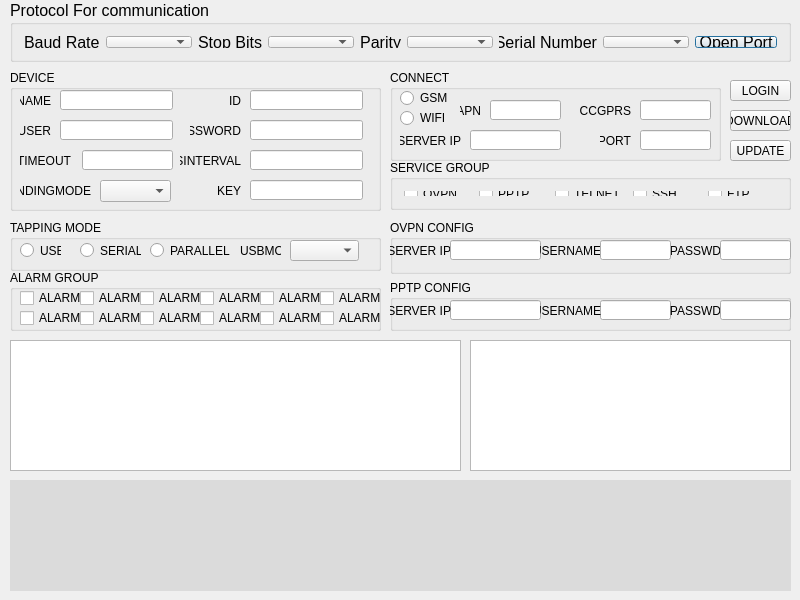
<?xml version="1.0" encoding="UTF-8"?>
<ui version="4.0">
 <class>Dialog</class>
 <widget class="QDialog" name="Dialog">
  <property name="geometry">
   <rect>
    <x>0</x>
    <y>0</y>
    <width>800</width>
    <height>600</height>
   </rect>
  </property>
  <property name="windowTitle">
   <string>Dialog</string>
  </property>
  <property name="styleSheet">
   <string notr="true"/>
  </property>
  <widget class="QGroupBox" name="groupBox">
   <property name="geometry">
    <rect>
     <x>10</x>
     <y>0</y>
     <width>781</width>
     <height>62</height>
    </rect>
   </property>
   <property name="font">
    <font>
     <pointsize>12</pointsize>
     <weight>50</weight>
     <bold>false</bold>
    </font>
   </property>
   <property name="title">
    <string>Protocol For communication</string>
   </property>
   <layout class="QGridLayout" name="gridLayout">
    <item row="0" column="0">
     <layout class="QHBoxLayout" name="horizontalLayout">
      <item>
       <widget class="QLabel" name="label">
        <property name="text">
         <string>Baud Rate</string>
        </property>
       </widget>
      </item>
      <item>
       <widget class="QComboBox" name="comboBox_baudrate"/>
      </item>
      <item>
       <widget class="QLabel" name="label_2">
        <property name="text">
         <string>Stop Bits</string>
        </property>
        <property name="alignment">
         <set>Qt::AlignRight|Qt::AlignTrailing|Qt::AlignVCenter</set>
        </property>
       </widget>
      </item>
      <item>
       <widget class="QComboBox" name="comboBox_stopbits"/>
      </item>
      <item>
       <widget class="QLabel" name="label_3">
        <property name="text">
         <string>Parity</string>
        </property>
        <property name="alignment">
         <set>Qt::AlignRight|Qt::AlignTrailing|Qt::AlignVCenter</set>
        </property>
       </widget>
      </item>
      <item>
       <widget class="QComboBox" name="comboBox_parity"/>
      </item>
      <item>
       <widget class="QLabel" name="label_19">
        <property name="text">
         <string>Serial Number</string>
        </property>
        <property name="alignment">
         <set>Qt::AlignRight|Qt::AlignTrailing|Qt::AlignVCenter</set>
        </property>
       </widget>
      </item>
      <item>
       <widget class="QComboBox" name="comboBox_serial"/>
      </item>
      <item>
       <widget class="QPushButton" name="pushButton_port">
        <property name="text">
         <string>Open Port</string>
        </property>
       </widget>
      </item>
     </layout>
    </item>
   </layout>
  </widget>
  <widget class="QTextEdit" name="textEdit">
   <property name="geometry">
    <rect>
     <x>470</x>
     <y>340</y>
     <width>321</width>
     <height>131</height>
    </rect>
   </property>
  </widget>
  <widget class="QGroupBox" name="ALARMGROUP">
   <property name="geometry">
    <rect>
     <x>10</x>
     <y>270</y>
     <width>371</width>
     <height>61</height>
    </rect>
   </property>
   <property name="title">
    <string>ALARM GROUP</string>
   </property>
   <widget class="QCheckBox" name="checkBox_ALARM_1">
    <property name="geometry">
     <rect>
      <x>10</x>
      <y>20</y>
      <width>61</width>
      <height>16</height>
     </rect>
    </property>
    <property name="text">
     <string>ALARM1</string>
    </property>
   </widget>
   <widget class="QCheckBox" name="checkBox_ALARM_2">
    <property name="geometry">
     <rect>
      <x>70</x>
      <y>20</y>
      <width>61</width>
      <height>16</height>
     </rect>
    </property>
    <property name="text">
     <string>ALARM2</string>
    </property>
   </widget>
   <widget class="QCheckBox" name="checkBox_ALARM_3">
    <property name="geometry">
     <rect>
      <x>130</x>
      <y>20</y>
      <width>61</width>
      <height>16</height>
     </rect>
    </property>
    <property name="text">
     <string>ALARM3</string>
    </property>
   </widget>
   <widget class="QCheckBox" name="checkBox_ALARM_4">
    <property name="geometry">
     <rect>
      <x>190</x>
      <y>20</y>
      <width>61</width>
      <height>16</height>
     </rect>
    </property>
    <property name="text">
     <string>ALARM4</string>
    </property>
   </widget>
   <widget class="QCheckBox" name="checkBox_ALARM_5">
    <property name="geometry">
     <rect>
      <x>250</x>
      <y>20</y>
      <width>61</width>
      <height>16</height>
     </rect>
    </property>
    <property name="text">
     <string>ALARM5</string>
    </property>
   </widget>
   <widget class="QCheckBox" name="checkBox_ALARM_6">
    <property name="geometry">
     <rect>
      <x>310</x>
      <y>20</y>
      <width>61</width>
      <height>16</height>
     </rect>
    </property>
    <property name="text">
     <string>ALARM6</string>
    </property>
   </widget>
   <widget class="QCheckBox" name="checkBox_ALARM_7">
    <property name="geometry">
     <rect>
      <x>10</x>
      <y>40</y>
      <width>61</width>
      <height>16</height>
     </rect>
    </property>
    <property name="text">
     <string>ALARM7</string>
    </property>
   </widget>
   <widget class="QCheckBox" name="checkBox_ALARM_8">
    <property name="geometry">
     <rect>
      <x>70</x>
      <y>40</y>
      <width>61</width>
      <height>16</height>
     </rect>
    </property>
    <property name="text">
     <string>ALARM8</string>
    </property>
   </widget>
   <widget class="QCheckBox" name="checkBox_ALARM_9">
    <property name="geometry">
     <rect>
      <x>130</x>
      <y>40</y>
      <width>61</width>
      <height>16</height>
     </rect>
    </property>
    <property name="text">
     <string>ALARM9</string>
    </property>
   </widget>
   <widget class="QCheckBox" name="checkBox_ALARM_10">
    <property name="geometry">
     <rect>
      <x>190</x>
      <y>40</y>
      <width>61</width>
      <height>16</height>
     </rect>
    </property>
    <property name="text">
     <string>ALARM10</string>
    </property>
   </widget>
   <widget class="QCheckBox" name="checkBox_ALARM_11">
    <property name="geometry">
     <rect>
      <x>250</x>
      <y>40</y>
      <width>61</width>
      <height>16</height>
     </rect>
    </property>
    <property name="text">
     <string>ALARM11</string>
    </property>
   </widget>
   <widget class="QCheckBox" name="checkBox_ALARM_12">
    <property name="geometry">
     <rect>
      <x>310</x>
      <y>40</y>
      <width>61</width>
      <height>16</height>
     </rect>
    </property>
    <property name="text">
     <string>ALARM12</string>
    </property>
   </widget>
  </widget>
  <widget class="QGroupBox" name="OVPNCONFIG">
   <property name="geometry">
    <rect>
     <x>390</x>
     <y>220</y>
     <width>401</width>
     <height>54</height>
    </rect>
   </property>
   <property name="title">
    <string>OVPN CONFIG</string>
   </property>
   <widget class="QLabel" name="label_11">
    <property name="geometry">
     <rect>
      <x>0</x>
      <y>20</y>
      <width>61</width>
      <height>21</height>
     </rect>
    </property>
    <property name="text">
     <string>SERVER IP</string>
    </property>
    <property name="alignment">
     <set>Qt::AlignRight|Qt::AlignTrailing|Qt::AlignVCenter</set>
    </property>
   </widget>
   <widget class="QLineEdit" name="lineEdit_ovpnipserver">
    <property name="geometry">
     <rect>
      <x>60</x>
      <y>20</y>
      <width>91</width>
      <height>20</height>
     </rect>
    </property>
   </widget>
   <widget class="QLabel" name="label_12">
    <property name="geometry">
     <rect>
      <x>150</x>
      <y>20</y>
      <width>61</width>
      <height>21</height>
     </rect>
    </property>
    <property name="text">
     <string>USERNAME</string>
    </property>
    <property name="alignment">
     <set>Qt::AlignRight|Qt::AlignTrailing|Qt::AlignVCenter</set>
    </property>
   </widget>
   <widget class="QLabel" name="label_13">
    <property name="geometry">
     <rect>
      <x>280</x>
      <y>20</y>
      <width>51</width>
      <height>21</height>
     </rect>
    </property>
    <property name="text">
     <string>PASSWD</string>
    </property>
    <property name="alignment">
     <set>Qt::AlignRight|Qt::AlignTrailing|Qt::AlignVCenter</set>
    </property>
   </widget>
   <widget class="QLineEdit" name="lineEdit_ovpnuser">
    <property name="geometry">
     <rect>
      <x>210</x>
      <y>20</y>
      <width>71</width>
      <height>20</height>
     </rect>
    </property>
   </widget>
   <widget class="QLineEdit" name="lineEdit_ovpnpasswd">
    <property name="geometry">
     <rect>
      <x>330</x>
      <y>20</y>
      <width>71</width>
      <height>20</height>
     </rect>
    </property>
   </widget>
  </widget>
  <widget class="QGroupBox" name="PPTPCONFIG">
   <property name="geometry">
    <rect>
     <x>390</x>
     <y>280</y>
     <width>401</width>
     <height>51</height>
    </rect>
   </property>
   <property name="title">
    <string>PPTP CONFIG</string>
   </property>
   <widget class="QLineEdit" name="lineEdit_pptpipserver">
    <property name="geometry">
     <rect>
      <x>60</x>
      <y>20</y>
      <width>91</width>
      <height>20</height>
     </rect>
    </property>
   </widget>
   <widget class="QLabel" name="label_14">
    <property name="geometry">
     <rect>
      <x>0</x>
      <y>20</y>
      <width>61</width>
      <height>21</height>
     </rect>
    </property>
    <property name="text">
     <string>SERVER IP</string>
    </property>
    <property name="alignment">
     <set>Qt::AlignRight|Qt::AlignTrailing|Qt::AlignVCenter</set>
    </property>
   </widget>
   <widget class="QLineEdit" name="lineEdit_pptpuser">
    <property name="geometry">
     <rect>
      <x>210</x>
      <y>20</y>
      <width>71</width>
      <height>20</height>
     </rect>
    </property>
   </widget>
   <widget class="QLabel" name="label_15">
    <property name="geometry">
     <rect>
      <x>150</x>
      <y>20</y>
      <width>61</width>
      <height>21</height>
     </rect>
    </property>
    <property name="text">
     <string>USERNAME</string>
    </property>
    <property name="alignment">
     <set>Qt::AlignRight|Qt::AlignTrailing|Qt::AlignVCenter</set>
    </property>
   </widget>
   <widget class="QLabel" name="label_16">
    <property name="geometry">
     <rect>
      <x>280</x>
      <y>20</y>
      <width>51</width>
      <height>21</height>
     </rect>
    </property>
    <property name="text">
     <string>PASSWD</string>
    </property>
    <property name="alignment">
     <set>Qt::AlignRight|Qt::AlignTrailing|Qt::AlignVCenter</set>
    </property>
   </widget>
   <widget class="QLineEdit" name="lineEdit_pptppasswd">
    <property name="geometry">
     <rect>
      <x>330</x>
      <y>20</y>
      <width>71</width>
      <height>20</height>
     </rect>
    </property>
   </widget>
  </widget>
  <widget class="QGroupBox" name="SERVICEGROUP">
   <property name="geometry">
    <rect>
     <x>390</x>
     <y>160</y>
     <width>401</width>
     <height>50</height>
    </rect>
   </property>
   <property name="title">
    <string>SERVICE GROUP</string>
   </property>
   <layout class="QGridLayout" name="gridLayout_2">
    <item row="0" column="0">
     <layout class="QHBoxLayout" name="horizontalLayout_2">
      <item>
       <widget class="QCheckBox" name="checkBox_ovpn">
        <property name="text">
         <string>OVPN</string>
        </property>
       </widget>
      </item>
      <item>
       <widget class="QCheckBox" name="checkBox_pptp">
        <property name="text">
         <string>PPTP</string>
        </property>
       </widget>
      </item>
      <item>
       <widget class="QCheckBox" name="checkBox_telnet">
        <property name="text">
         <string>TELNET</string>
        </property>
       </widget>
      </item>
      <item>
       <widget class="QCheckBox" name="checkBox_ssh">
        <property name="text">
         <string>SSH</string>
        </property>
       </widget>
      </item>
      <item>
       <widget class="QCheckBox" name="checkBox_ftp">
        <property name="text">
         <string>FTP</string>
        </property>
       </widget>
      </item>
     </layout>
    </item>
   </layout>
  </widget>
  <widget class="QGroupBox" name="CONNECT">
   <property name="geometry">
    <rect>
     <x>390</x>
     <y>70</y>
     <width>331</width>
     <height>91</height>
    </rect>
   </property>
   <property name="title">
    <string>CONNECT</string>
   </property>
   <widget class="QRadioButton" name="radioButton_gsm">
    <property name="geometry">
     <rect>
      <x>10</x>
      <y>20</y>
      <width>51</width>
      <height>16</height>
     </rect>
    </property>
    <property name="text">
     <string>GSM</string>
    </property>
   </widget>
   <widget class="QRadioButton" name="radioButton_wifi">
    <property name="geometry">
     <rect>
      <x>10</x>
      <y>40</y>
      <width>51</width>
      <height>16</height>
     </rect>
    </property>
    <property name="text">
     <string>WIFI</string>
    </property>
   </widget>
   <widget class="QStackedWidget" name="stackedWidget_connect">
    <property name="geometry">
     <rect>
      <x>60</x>
      <y>20</y>
      <width>271</width>
      <height>31</height>
     </rect>
    </property>
    <widget class="QWidget" name="page">
     <widget class="QLineEdit" name="lineEdit_apn">
      <property name="geometry">
       <rect>
        <x>40</x>
        <y>10</y>
        <width>71</width>
        <height>20</height>
       </rect>
      </property>
     </widget>
     <widget class="QLabel" name="label_6">
      <property name="geometry">
       <rect>
        <x>10</x>
        <y>10</y>
        <width>21</width>
        <height>21</height>
       </rect>
      </property>
      <property name="text">
       <string>APN</string>
      </property>
      <property name="alignment">
       <set>Qt::AlignRight|Qt::AlignTrailing|Qt::AlignVCenter</set>
      </property>
     </widget>
     <widget class="QLabel" name="label_8">
      <property name="geometry">
       <rect>
        <x>130</x>
        <y>10</y>
        <width>51</width>
        <height>21</height>
       </rect>
      </property>
      <property name="text">
       <string>ACCGPRS</string>
      </property>
      <property name="alignment">
       <set>Qt::AlignRight|Qt::AlignTrailing|Qt::AlignVCenter</set>
      </property>
     </widget>
     <widget class="QLineEdit" name="lineEdit_accgprs">
      <property name="geometry">
       <rect>
        <x>190</x>
        <y>10</y>
        <width>71</width>
        <height>20</height>
       </rect>
      </property>
     </widget>
    </widget>
    <widget class="QWidget" name="page_2">
     <widget class="QLabel" name="label_9">
      <property name="geometry">
       <rect>
        <x>130</x>
        <y>10</y>
        <width>51</width>
        <height>21</height>
       </rect>
      </property>
      <property name="text">
       <string>PASSWORD</string>
      </property>
      <property name="alignment">
       <set>Qt::AlignRight|Qt::AlignTrailing|Qt::AlignVCenter</set>
      </property>
     </widget>
     <widget class="QLabel" name="label_10">
      <property name="geometry">
       <rect>
        <x>0</x>
        <y>10</y>
        <width>31</width>
        <height>21</height>
       </rect>
      </property>
      <property name="text">
       <string>SSID</string>
      </property>
      <property name="alignment">
       <set>Qt::AlignRight|Qt::AlignTrailing|Qt::AlignVCenter</set>
      </property>
     </widget>
     <widget class="QLineEdit" name="lineEdit_wifissid">
      <property name="geometry">
       <rect>
        <x>40</x>
        <y>10</y>
        <width>71</width>
        <height>20</height>
       </rect>
      </property>
     </widget>
     <widget class="QLineEdit" name="lineEdit_wifipassword">
      <property name="geometry">
       <rect>
        <x>190</x>
        <y>10</y>
        <width>71</width>
        <height>20</height>
       </rect>
      </property>
     </widget>
    </widget>
   </widget>
   <widget class="QLabel" name="label_17">
    <property name="geometry">
     <rect>
      <x>10</x>
      <y>60</y>
      <width>61</width>
      <height>21</height>
     </rect>
    </property>
    <property name="text">
     <string>SERVER IP</string>
    </property>
    <property name="alignment">
     <set>Qt::AlignRight|Qt::AlignTrailing|Qt::AlignVCenter</set>
    </property>
   </widget>
   <widget class="QLineEdit" name="lineEdit_ipserver">
    <property name="geometry">
     <rect>
      <x>80</x>
      <y>60</y>
      <width>91</width>
      <height>20</height>
     </rect>
    </property>
   </widget>
   <widget class="QLineEdit" name="lineEdit_portserver">
    <property name="geometry">
     <rect>
      <x>250</x>
      <y>60</y>
      <width>71</width>
      <height>20</height>
     </rect>
    </property>
    <property name="text">
     <string/>
    </property>
   </widget>
   <widget class="QLabel" name="label_18">
    <property name="geometry">
     <rect>
      <x>210</x>
      <y>60</y>
      <width>31</width>
      <height>21</height>
     </rect>
    </property>
    <property name="text">
     <string>PPORT</string>
    </property>
    <property name="alignment">
     <set>Qt::AlignRight|Qt::AlignTrailing|Qt::AlignVCenter</set>
    </property>
   </widget>
  </widget>
  <widget class="QGroupBox" name="TAPPINGMODE">
   <property name="geometry">
    <rect>
     <x>10</x>
     <y>220</y>
     <width>371</width>
     <height>51</height>
    </rect>
   </property>
   <property name="title">
    <string>TAPPING MODE</string>
   </property>
   <widget class="QRadioButton" name="radioButton_usb">
    <property name="geometry">
     <rect>
      <x>10</x>
      <y>20</y>
      <width>41</width>
      <height>21</height>
     </rect>
    </property>
    <property name="text">
     <string>USB</string>
    </property>
   </widget>
   <widget class="QRadioButton" name="radioButton_serial">
    <property name="geometry">
     <rect>
      <x>70</x>
      <y>20</y>
      <width>61</width>
      <height>21</height>
     </rect>
    </property>
    <property name="text">
     <string>SERIAL</string>
    </property>
   </widget>
   <widget class="QRadioButton" name="radioButton_parallel">
    <property name="geometry">
     <rect>
      <x>140</x>
      <y>20</y>
      <width>81</width>
      <height>21</height>
     </rect>
    </property>
    <property name="text">
     <string>PARALLEL</string>
    </property>
   </widget>
   <widget class="QStackedWidget" name="stackedWidget_tappingmode">
    <property name="geometry">
     <rect>
      <x>220</x>
      <y>10</y>
      <width>131</width>
      <height>31</height>
     </rect>
    </property>
    <widget class="QWidget" name="page_3">
     <widget class="QComboBox" name="comboBox_usbmode">
      <property name="geometry">
       <rect>
        <x>60</x>
        <y>10</y>
        <width>69</width>
        <height>21</height>
       </rect>
      </property>
     </widget>
     <widget class="QLabel" name="label_5">
      <property name="geometry">
       <rect>
        <x>10</x>
        <y>10</y>
        <width>41</width>
        <height>21</height>
       </rect>
      </property>
      <property name="text">
       <string>USBMODE</string>
      </property>
     </widget>
    </widget>
    <widget class="QWidget" name="page_4">
     <widget class="QLabel" name="label_4">
      <property name="geometry">
       <rect>
        <x>10</x>
        <y>10</y>
        <width>54</width>
        <height>21</height>
       </rect>
      </property>
      <property name="text">
       <string>BAUDRATE</string>
      </property>
     </widget>
     <widget class="QLineEdit" name="lineEdit_baudrate">
      <property name="geometry">
       <rect>
        <x>60</x>
        <y>10</y>
        <width>71</width>
        <height>20</height>
       </rect>
      </property>
     </widget>
    </widget>
   </widget>
  </widget>
  <widget class="QGroupBox" name="DEVICE">
   <property name="geometry">
    <rect>
     <x>10</x>
     <y>70</y>
     <width>371</width>
     <height>141</height>
    </rect>
   </property>
   <property name="styleSheet">
    <string notr="true"/>
   </property>
   <property name="title">
    <string>DEVICE</string>
   </property>
   <widget class="QLabel" name="label_20">
    <property name="geometry">
     <rect>
      <x>10</x>
      <y>20</y>
      <width>31</width>
      <height>21</height>
     </rect>
    </property>
    <property name="text">
     <string>NAME</string>
    </property>
    <property name="alignment">
     <set>Qt::AlignRight|Qt::AlignTrailing|Qt::AlignVCenter</set>
    </property>
   </widget>
   <widget class="QLineEdit" name="lineEdit_devicename">
    <property name="geometry">
     <rect>
      <x>50</x>
      <y>20</y>
      <width>113</width>
      <height>20</height>
     </rect>
    </property>
   </widget>
   <widget class="QLineEdit" name="lineEdit_deviceid">
    <property name="geometry">
     <rect>
      <x>240</x>
      <y>20</y>
      <width>113</width>
      <height>20</height>
     </rect>
    </property>
    <property name="text">
     <string/>
    </property>
   </widget>
   <widget class="QLabel" name="label_21">
    <property name="geometry">
     <rect>
      <x>200</x>
      <y>20</y>
      <width>31</width>
      <height>21</height>
     </rect>
    </property>
    <property name="text">
     <string>ID</string>
    </property>
    <property name="alignment">
     <set>Qt::AlignRight|Qt::AlignTrailing|Qt::AlignVCenter</set>
    </property>
   </widget>
   <widget class="QLineEdit" name="lineEdit_username">
    <property name="geometry">
     <rect>
      <x>50</x>
      <y>50</y>
      <width>113</width>
      <height>20</height>
     </rect>
    </property>
   </widget>
   <widget class="QLabel" name="label_22">
    <property name="geometry">
     <rect>
      <x>10</x>
      <y>50</y>
      <width>31</width>
      <height>21</height>
     </rect>
    </property>
    <property name="text">
     <string>USER</string>
    </property>
    <property name="alignment">
     <set>Qt::AlignRight|Qt::AlignTrailing|Qt::AlignVCenter</set>
    </property>
   </widget>
   <widget class="QLineEdit" name="lineEdit_password">
    <property name="geometry">
     <rect>
      <x>240</x>
      <y>50</y>
      <width>113</width>
      <height>20</height>
     </rect>
    </property>
   </widget>
   <widget class="QLabel" name="label_23">
    <property name="geometry">
     <rect>
      <x>180</x>
      <y>50</y>
      <width>51</width>
      <height>21</height>
     </rect>
    </property>
    <property name="text">
     <string>PASSWORD</string>
    </property>
    <property name="alignment">
     <set>Qt::AlignRight|Qt::AlignTrailing|Qt::AlignVCenter</set>
    </property>
   </widget>
   <widget class="QLineEdit" name="lineEdit_timeout">
    <property name="geometry">
     <rect>
      <x>72</x>
      <y>80</y>
      <width>91</width>
      <height>20</height>
     </rect>
    </property>
   </widget>
   <widget class="QLabel" name="label_24">
    <property name="geometry">
     <rect>
      <x>10</x>
      <y>80</y>
      <width>51</width>
      <height>21</height>
     </rect>
    </property>
    <property name="text">
     <string>TIMEOUT</string>
    </property>
    <property name="alignment">
     <set>Qt::AlignRight|Qt::AlignTrailing|Qt::AlignVCenter</set>
    </property>
   </widget>
   <widget class="QLineEdit" name="lineEdit_ssinterval">
    <property name="geometry">
     <rect>
      <x>240</x>
      <y>80</y>
      <width>113</width>
      <height>20</height>
     </rect>
    </property>
   </widget>
   <widget class="QLabel" name="label_25">
    <property name="geometry">
     <rect>
      <x>170</x>
      <y>80</y>
      <width>61</width>
      <height>21</height>
     </rect>
    </property>
    <property name="text">
     <string>SSINTERVAL</string>
    </property>
    <property name="alignment">
     <set>Qt::AlignRight|Qt::AlignTrailing|Qt::AlignVCenter</set>
    </property>
   </widget>
   <widget class="QLabel" name="label_26">
    <property name="geometry">
     <rect>
      <x>10</x>
      <y>110</y>
      <width>71</width>
      <height>21</height>
     </rect>
    </property>
    <property name="text">
     <string>SENDINGMODE</string>
    </property>
    <property name="alignment">
     <set>Qt::AlignRight|Qt::AlignTrailing|Qt::AlignVCenter</set>
    </property>
   </widget>
   <widget class="QComboBox" name="comboBox_sendingmode">
    <property name="geometry">
     <rect>
      <x>90</x>
      <y>110</y>
      <width>71</width>
      <height>22</height>
     </rect>
    </property>
   </widget>
   <widget class="QLineEdit" name="lineEdit_key">
    <property name="geometry">
     <rect>
      <x>240</x>
      <y>110</y>
      <width>113</width>
      <height>20</height>
     </rect>
    </property>
   </widget>
   <widget class="QLabel" name="label_27">
    <property name="geometry">
     <rect>
      <x>200</x>
      <y>110</y>
      <width>31</width>
      <height>21</height>
     </rect>
    </property>
    <property name="text">
     <string>KEY</string>
    </property>
    <property name="alignment">
     <set>Qt::AlignRight|Qt::AlignTrailing|Qt::AlignVCenter</set>
    </property>
   </widget>
  </widget>
  <widget class="QWidget" name="widget_alarm" native="true">
   <property name="geometry">
    <rect>
     <x>10</x>
     <y>480</y>
     <width>781</width>
     <height>111</height>
    </rect>
   </property>
   <property name="styleSheet">
    <string notr="true">background-color: rgb(219, 219, 219);</string>
   </property>
   <widget class="QLabel" name="label_power">
    <property name="geometry">
     <rect>
      <x>20</x>
      <y>50</y>
      <width>101</width>
      <height>20</height>
     </rect>
    </property>
    <property name="styleSheet">
     <string notr="true">color: rgb(0, 0, 255);</string>
    </property>
    <property name="text">
     <string/>
    </property>
    <property name="alignment">
     <set>Qt::AlignCenter</set>
    </property>
   </widget>
   <widget class="QLabel" name="label_serial">
    <property name="geometry">
     <rect>
      <x>150</x>
      <y>50</y>
      <width>101</width>
      <height>20</height>
     </rect>
    </property>
    <property name="styleSheet">
     <string notr="true">color: rgb(0, 0, 255);</string>
    </property>
    <property name="text">
     <string/>
    </property>
    <property name="alignment">
     <set>Qt::AlignCenter</set>
    </property>
   </widget>
   <widget class="QLabel" name="label_parallel">
    <property name="geometry">
     <rect>
      <x>280</x>
      <y>50</y>
      <width>101</width>
      <height>20</height>
     </rect>
    </property>
    <property name="styleSheet">
     <string notr="true">color: rgb(0, 0, 255);</string>
    </property>
    <property name="text">
     <string/>
    </property>
    <property name="alignment">
     <set>Qt::AlignCenter</set>
    </property>
   </widget>
   <widget class="QLabel" name="label_usb">
    <property name="geometry">
     <rect>
      <x>410</x>
      <y>50</y>
      <width>101</width>
      <height>20</height>
     </rect>
    </property>
    <property name="styleSheet">
     <string notr="true">color: rgb(0, 0, 255);</string>
    </property>
    <property name="text">
     <string/>
    </property>
    <property name="alignment">
     <set>Qt::AlignCenter</set>
    </property>
   </widget>
   <widget class="QLabel" name="label_battery">
    <property name="geometry">
     <rect>
      <x>540</x>
      <y>50</y>
      <width>101</width>
      <height>20</height>
     </rect>
    </property>
    <property name="styleSheet">
     <string notr="true">color: rgb(0, 0, 255);</string>
    </property>
    <property name="text">
     <string/>
    </property>
    <property name="alignment">
     <set>Qt::AlignCenter</set>
    </property>
   </widget>
   <widget class="QLabel" name="label_sd">
    <property name="geometry">
     <rect>
      <x>670</x>
      <y>50</y>
      <width>101</width>
      <height>20</height>
     </rect>
    </property>
    <property name="styleSheet">
     <string notr="true">color: rgb(0, 0, 255);</string>
    </property>
    <property name="text">
     <string/>
    </property>
    <property name="alignment">
     <set>Qt::AlignCenter</set>
    </property>
   </widget>
   <widget class="QWidget" name="layoutWidget">
    <property name="geometry">
     <rect>
      <x>70</x>
      <y>10</y>
      <width>624</width>
      <height>16</height>
     </rect>
    </property>
    <layout class="QHBoxLayout" name="horizontalLayout_4">
     <item>
      <widget class="QLabel" name="label_7">
       <property name="font">
        <font>
         <weight>75</weight>
         <bold>true</bold>
        </font>
       </property>
       <property name="text">
        <string>SIGNAL:</string>
       </property>
      </widget>
     </item>
     <item>
      <widget class="QLabel" name="label_signal">
       <property name="styleSheet">
        <string notr="true">color: rgb(255, 85, 0);</string>
       </property>
       <property name="text">
        <string/>
       </property>
      </widget>
     </item>
     <item>
      <widget class="QLabel" name="label_28">
       <property name="font">
        <font>
         <weight>75</weight>
         <bold>true</bold>
        </font>
       </property>
       <property name="text">
        <string>LOCAL IP:</string>
       </property>
      </widget>
     </item>
     <item>
      <widget class="QLabel" name="label_localip">
       <property name="styleSheet">
        <string notr="true">color: rgb(255, 85, 0);</string>
       </property>
       <property name="text">
        <string>0.0.0.0</string>
       </property>
      </widget>
     </item>
     <item>
      <widget class="QLabel" name="label_29">
       <property name="font">
        <font>
         <weight>75</weight>
         <bold>true</bold>
        </font>
       </property>
       <property name="text">
        <string>RTC TIME:</string>
       </property>
      </widget>
     </item>
     <item>
      <widget class="QLabel" name="label_rtctime">
       <property name="styleSheet">
        <string notr="true">color: rgb(255, 85, 0);</string>
       </property>
       <property name="text">
        <string/>
       </property>
      </widget>
     </item>
     <item>
      <widget class="QLabel" name="label_30">
       <property name="font">
        <font>
         <weight>75</weight>
         <bold>true</bold>
        </font>
       </property>
       <property name="text">
        <string>SYS TIME:</string>
       </property>
      </widget>
     </item>
     <item>
      <widget class="QLabel" name="label_systime">
       <property name="styleSheet">
        <string notr="true">color: rgb(255, 85, 0);</string>
       </property>
       <property name="text">
        <string/>
       </property>
      </widget>
     </item>
    </layout>
   </widget>
  </widget>
  <widget class="QPushButton" name="pushButton_download">
   <property name="geometry">
    <rect>
     <x>730</x>
     <y>110</y>
     <width>61</width>
     <height>21</height>
    </rect>
   </property>
   <property name="text">
    <string>DOWNLOAD</string>
   </property>
  </widget>
  <widget class="QPushButton" name="pushButton_login">
   <property name="geometry">
    <rect>
     <x>730</x>
     <y>80</y>
     <width>61</width>
     <height>21</height>
    </rect>
   </property>
   <property name="text">
    <string>LOGIN</string>
   </property>
  </widget>
  <widget class="QPushButton" name="pushButton_update">
   <property name="geometry">
    <rect>
     <x>730</x>
     <y>140</y>
     <width>61</width>
     <height>21</height>
    </rect>
   </property>
   <property name="text">
    <string>UPDATE</string>
   </property>
  </widget>
  <widget class="QTextEdit" name="textEdit_receipt">
   <property name="geometry">
    <rect>
     <x>10</x>
     <y>340</y>
     <width>451</width>
     <height>131</height>
    </rect>
   </property>
  </widget>
 </widget>
 <layoutdefault spacing="6" margin="11"/>
 <resources/>
 <connections/>
</ui>
